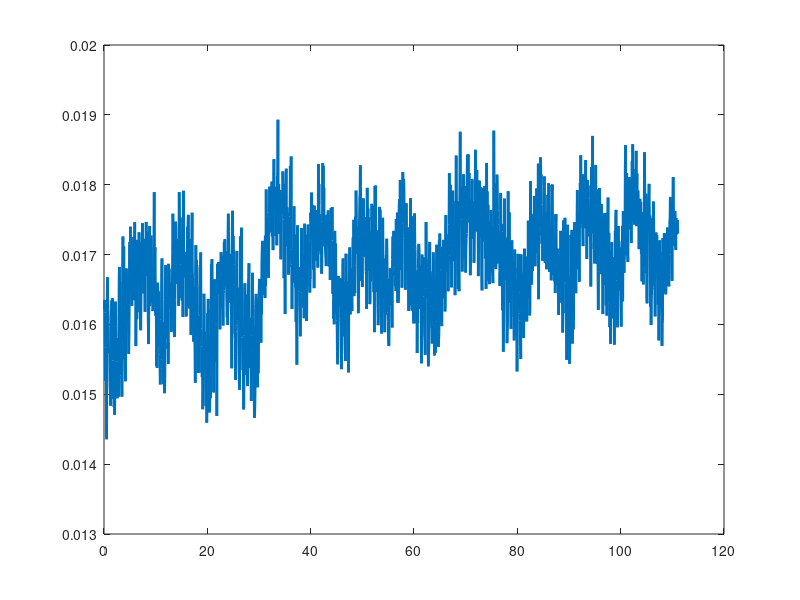

Write the MATLAB code that produced this figure. (Note: this script raises an error after producing the figure.)
%%BE601 HW3 Prob 3
clear all
close all
clc

[x, y] = textread('my_breathing_data_singleChannel.txt', '%f%f', 'headerlines',1);
m = 51;
plot(x,y, 'LineWidth',2)
xold = x;

ylim([0.013 0.02])
hold on

y1 = y';
middleValue = [];
%add ghosts to signal
y2 = [fliplr(y1(1:26)) y1 fliplr(y1(1974:2000))];

for i = 1:2000
  x = i : (i + 52); %sliding window 
  cnew = LSQ3(x, y2(x)); %cubic least squares
  middleX = mean(x); %finding midpoint of window to place new value into
  mv2(i) = polyval(cnew, middleX);
  warning('off', 'all')
end
  

plot(xold, mv2, 'LineWidth', 1)
legend('Noisy', 'Smoothed')
title('Pulse Ox Output Intensity (Raw and Smoothed)')
xlabel('time (sec)')
ylabel('Intensity')

sampleout = mv2(162:180);

echo on

sampleout

echo off
